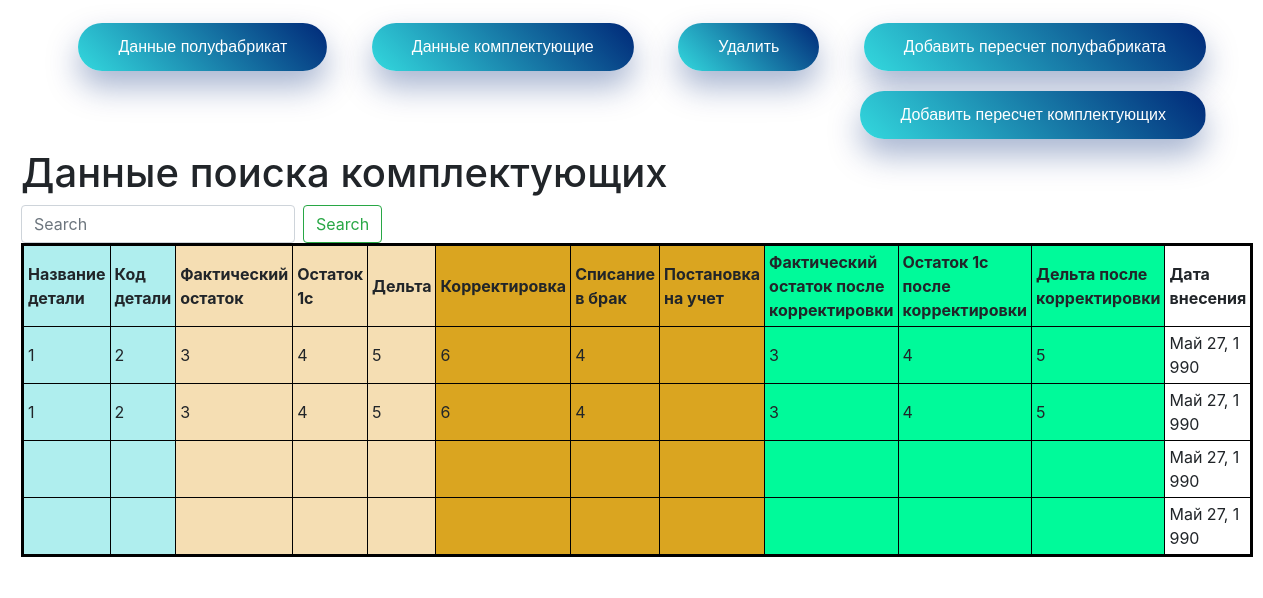
The app's page /search_accessories, older data.
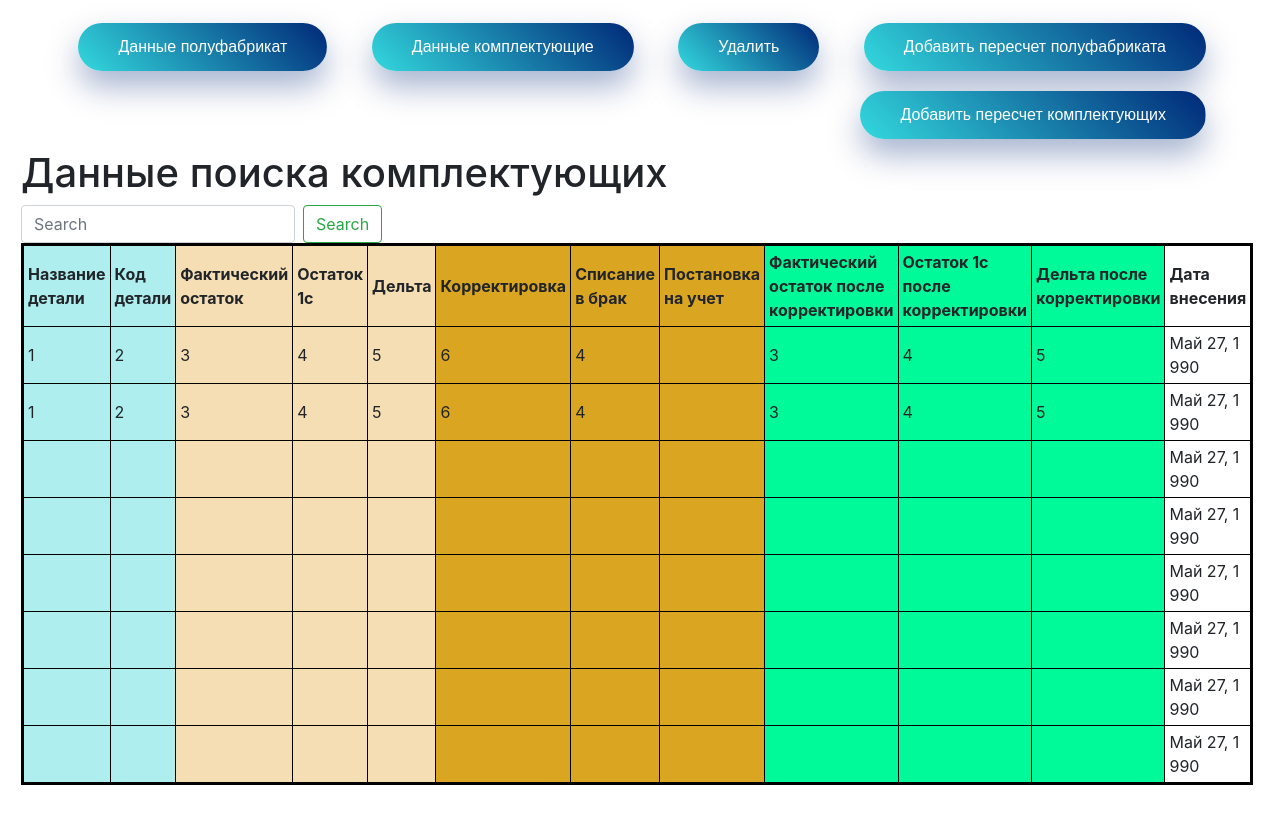
The same page, newer data.
### main/models.py (models this page shows, shortened)
class Accessories(models.Model):
    class Meta:
        verbose_name = "Данные комплектующих"
        verbose_name_plural = "Данные комплектующих"
        ordering = [
            '-release_date']
    details_name = models.CharField("Дельта", max_length=100, blank=True)
    code = models.CharField("Код детали", max_length=50, blank=True)
    quantity_actual = models.CharField("Фактический остаток", max_length=50, blank=True)
    quantity_1c = models.CharField("Остаток 1с", max_length=50, blank=True)
    delta = models.CharField("Дельта", max_length=50, blank=True)
    adjustments = models.CharField("Корректировка", max_length=50, blank=True)
    adjustments_marriage = models.CharField("Списание в брак", max_length=50, blank=True)
    actual_registration = models.CharField("Постановка на учет", max_length=50, blank=True)
    after_adjustment_quantity_actual = models.CharField("Фактический остаток после корректировки",
                                                        max_length=50, blank=True)
    after_adjustment_quantity_1c = models.CharField("Остаток 1с после корректировки", max_length=50, blank=True)
    after_adjustment_delta = models.CharField("Дельта после корректировки", max_length=50, blank=True)
    release_date = models.DateField("Дата пересчета")

### main/views.py (the view)
# urls.py: path('search_accessories', views.search_accessories, name='search_accessories'),
def search_accessories(request):
    queryset = request.GET.get('q', '')
    if queryset:
        try:
            task = Accessories.objects.filter(code__iexact=queryset)
        except AttributeError:
            print("abra kadabra")
    else:
        task = Accessories.objects.all()
    return render(request, 'main/search_accessories.html', {'details_name': 'Главная страница сайта', 'task': task})

### main/templates/main/search_accessories.html (shortened to what this page needs)
<!doctype html>
<html lang="ru">
<head class="my-2 my-md-0 mr-md-3">
        <link rel="stylesheet" href="https://cdn.jsdelivr.net/npm/bootstrap@4.5.3/dist/css/bootstrap.min.css"
>
</head>
<body>
<div class="alert">
    <nav style="text-align:right" class="my-2 my-md-0 mr-md-3">
        <a href="{% url 'home' %}" class="pressed-button">Данные полуфабрикат</a>
        <a href="{% url 'home_accessories' %}" class="pressed-button">Данные комплектующие</a>
        <a href="{% url 'about' %}" class="pressed-button">Удалить</a>
        <a href="{% url 'create' %}" class="pressed-button">Добавить пересчет полуфабриката</a>
        <a href="{% url 'create_accessories' %}" class="pressed-button">Добавить пересчет комплектующих</a>
<h1 style="text-align:left">Данные поиска комплектующих</h1>
        <form class="form-inline mt-2 mt-md-0" action="{% url 'search_accessories' %}">
            <input class="form-control mr-sm-2" type="int" placeholder="Search" aria-label="Search" name="q">
            <button class="btn btn-outline-success my-2 my-sm-0" type="submit">Search</button>
        </form>
    </nav>
<table width=200 border="1" bordercolor="" cellpadding="4" cellspacing="0">
            <tr>
                <th bgcolor="#AFEEEE" width="500"> Название детали</th>
                <th bgcolor="#AFEEEE"> Код детали</th>
                <th bgcolor="#F5DEB3"> Фактический остаток</th>
                <th bgcolor="#F5DEB3"> Остаток 1с</th>
                <th bgcolor="#F5DEB3"> Дельта</th>
                <th bgcolor="#DAA520"> Корректировка</th>
                <th bgcolor="#DAA520"> Списание в брак</th>
                <th bgcolor="#DAA520"> Постановка на учет</th>
                <th bgcolor="#00FA9A"> Фактический остаток после корректировки</th>
                <th bgcolor="#00FA9A"> Остаток 1с после корректировки</th>
                <th bgcolor="#00FA9A"> Дельта после корректировки</th>
                <th> Дата внесения</th>
            </tr>
            {% for el in task %}
            <tr>
                <td bgcolor="#AFEEEE" style="width:200px;">{{ el.details_name }}</td>
                <td bgcolor="#AFEEEE">{{ el.code }}<br></td>
                <td bgcolor="#F5DEB3">{{ el.quantity_actual }}</td>
                <td bgcolor="#F5DEB3">{{ el.quantity_1c }}</td>
                <td bgcolor="#F5DEB3">{{ el.delta }}</td>
                <td bgcolor="#DAA520">{{ el.adjustments }}</td>
                <td bgcolor="#DAA520">{{ el.adjustments_marriage }}</td>
                <td bgcolor="#DAA520">{{ el.actual_registration }}</td>
                <td bgcolor="#00FA9A">{{ el.after_adjustment_quantity_actual }}</td>
                <td bgcolor="#00FA9A">{{ el.after_adjustment_quantity_1c }}</td>
                <td bgcolor="#00FA9A">{{ el.after_adjustment_delta }}</td>
                <td>{{ el.release_date }}</td>
            </tr>
            {% endfor %}
        </table>
</div>
</body>
</html>
<body>
</body>

Row changes from the older to the newer data that the page shows:
added Accessories: release_date "Май 27, 1990"
added Accessories: release_date "Май 27, 1990"
added Accessories: release_date "Май 27, 1990"
added Accessories: release_date "Май 27, 1990"
